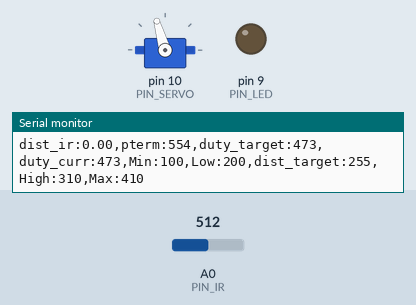
Bench run of a sketch on a simulated Arduino Uno, built with avr-gcc and run on an emulated ATmega328P. Shown: servo, output pins drawn as LEDs (lit = HIGH), the last lines printed to the serial monitor. The test bench sets the inputs (shaded band); at power-on: A0 (PIN_IR) = 512.

Above: at 1.2 s.
1.3 s: A0 (PIN_IR) set to 400
At 2.4 s:
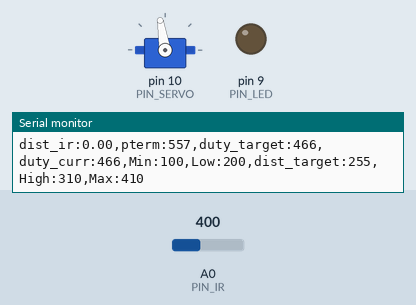
2.9 s: A0 (PIN_IR) set to 511
At 3.1 s:
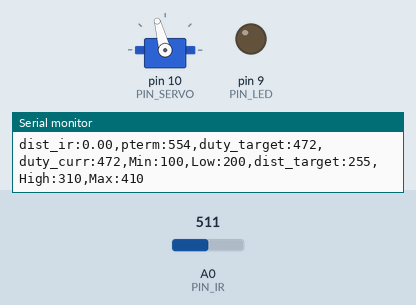
Timing chart, 0 to 5.9 s (numbered marks = the images above; inputs shaded):
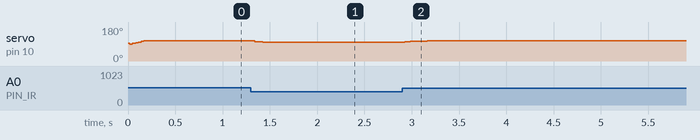

Measured:
- after the input at 1.3 s, servo on pin 10 (PIN_SERVO): 106° → 100° at once, → 99° 0.15 s later
- after the input at 2.9 s, servo on pin 10 (PIN_SERVO): 99° → 105° at once, → 106° 0.24 s later

The sketch:

P_control.ino
```cpp
#include <Servo.h>

// Arduino pin assignment
#define PIN_LED 9
#define PIN_SERVO 10
#define PIN_IR A0

#define DELAY_MICROS  1500 // 필터에 넣을 샘플값을 측정하는 딜레이(고정값!)

// sequence calibration
#define SEQ_SIZE 7

// Framework setting
#define _DIST_TARGET 255
#define _DIST_MIN 100
#define _DIST_MAX 410

// Distance sensor
#define _DIST_ALPHA 0.35  //[3099] EMA 필터링을 위한 alpha 값

// Servo range
#define _DUTY_MIN 1640     //최저 서보 위치
#define _DUTY_NEU 1500     //중립 서보 위치
#define _DUTY_MAX 1380     //최대 서보 위치

// Servo speed control
#define _SERVO_ANGLE 30.0
#define _SERVO_SPEED 800.0

// Event periods
#define _INTERVAL_DIST 30
#define _INTERVAL_SERVO 20
#define _INTERVAL_SERIAL 100

// PID parameters
#define _KP 0.05

//dist 100, 400mm 일때 값, 각자 a,b로 수정
#define a 69
#define b 260

// sensor values
float x[SEQ_SIZE] = {100.0, 150.0, 227.0, 280.0, 303.0, 323.0, 340.0};

// real values
float y[SEQ_SIZE] = {100.0, 150.0, 200.0, 250.0, 300.0, 350.0, 400.0};

//////////////////////
// global variables //
//////////////////////

// Servo instance
Servo myservo;

// Distance sensor
float dist_target; // location to send the ball
float dist_raw, dist_ema; //측정된 값과 ema 필터를 적용한 값

// Event periods
unsigned long last_sampling_time_dist, last_sampling_time_servo, last_sampling_time_serial;  //[3104] 각 event의 진행 시간 저장 변수
bool event_dist, event_servo, event_serial;  // 각 event의 시간체크를 위한 변수 (ex_20초 주기 >> 0초(True,시작), 10초(False), 20초(True))

// Servo speed control
int duty_chg_per_interval; // 주기 당 서보 duty값 변화량
int duty_target, duty_curr; // 목표 위치와 현재 위치

// PID variables
float error_curr, error_prev, control, pterm, dterm, iterm;

//error_curr: 현재 측정값과 목표값의 차이
//error_prev: 직전에 구한 차이로, P제어에서는 사용하지 않을 것임
//control: PID제어의 결과로 얻은 제어값
//pterm: Proportional term, 현재 상태의 error값으로부터 얻은 Proportional gain을 저장하는 변수

float ema_dist=0;            // EMA 필터에 사용할 변수
float filtered_dist;       // 최종 측정된 거리값을 넣을 변수. loop()안에 filtered_dist = filtered_ir_distance(); 형태로 사용하면 됨.
float samples_num = 3;

void setup() {
  // initialize GPIO pins for LED and attach servo
  myservo.attach(PIN_SERVO); // attach servo
  pinMode(PIN_LED,OUTPUT); // initialize GPIO pins

  // initialize global variables

  // move servo to neutral position
  myservo.writeMicroseconds(_DUTY_NEU);
  duty_curr = _DUTY_NEU;

  // initialize serial port
  Serial.begin(57600);

  // convert angle speed into duty change per interval.
    duty_chg_per_interval = (_DUTY_MIN - _DUTY_MAX) * (_SERVO_SPEED / 180.0 ) * (_INTERVAL_SERVO / 1000.0);
}


void loop() {
  /////////////////////
  // Event generator //
  /////////////////////
  unsigned long time_curr = millis();

  if(time_curr >= last_sampling_time_dist + _INTERVAL_DIST){
      last_sampling_time_dist += _INTERVAL_DIST;
      event_dist = true;
  }

  if(time_curr >= last_sampling_time_servo + _INTERVAL_SERVO){
      last_sampling_time_servo += _INTERVAL_SERVO;
      event_servo = true;
  }

  if(time_curr >= last_sampling_time_serial + _INTERVAL_SERIAL ){
      last_sampling_time_serial += _INTERVAL_SERIAL;
      event_serial = true;
  }

  ////////////////////
  // Event handlers //
  ////////////////////

  if(event_dist) {
    event_dist = false;
    dist_ema = filtered_ir_distance(); // get a distance reading from the distance sensor

    // PID control logic
    error_curr = dist_ema - _DIST_TARGET;
    pterm = error_curr;

    iterm = 0;
    dterm = 0;
    control = - _KP * pterm + iterm + dterm;

    // duty_target = f(duty_neutral, control)

    duty_target = _DUTY_NEU + control * ((control>0)?(_DUTY_MIN - _DUTY_NEU):(_DUTY_NEU - _DUTY_MAX))  * _SERVO_ANGLE / 180;

    // keep duty_target value within the range of [_DUTY_MIN, _DUTY_MAX]
    if(duty_target > _DUTY_MIN){
      duty_target = _DUTY_MIN;
    }
    else if(duty_target < _DUTY_MAX){
      duty_target = _DUTY_MAX;
    }
  }

  if(event_servo) {
    event_servo = false;
    // adjust duty_curr toward duty_target by duty_chg_per_interval

    if(duty_target > duty_curr) {
      duty_curr += duty_chg_per_interval;
      if(duty_curr > duty_target) duty_curr = duty_target;
    } else {
      duty_curr -= duty_chg_per_interval;
      if(duty_curr < duty_target) duty_curr = duty_target;
    }
    // update servo position
    myservo.writeMicroseconds(duty_curr);
  }


  if(event_serial) {
    event_serial = false;
    Serial.print("dist_ir:");
    Serial.print(dist_raw);
    Serial.print(",pterm:");
    Serial.print(map(pterm,-1000,1000,510,610));
    Serial.print(",duty_target:");
    Serial.print(map(duty_target,1000,2000,410,510));
    Serial.print(",duty_curr:");
    Serial.print(map(duty_curr,1000,2000,410,510));
    Serial.println(",Min:100,Low:200,dist_target:255,High:310,Max:410");

  }
}
//dist_cali
float ir_distance(void){ // return value unit: mm
  float value;
  float volt = float(analogRead(PIN_IR));
  value = ((6762.0/(volt-9.0))-4.0) * 10.0;
  return 300.0 / (b - a) * (value - a) + 100;
}

float under_noise_filter(void){ // 아래로 떨어지는 형태의 스파이크를 제거해주는 필터
  int currReading;
  int largestReading = 0;
  for (int i = 0; i < samples_num; i++) {
    currReading = ir_distance();
    if (currReading > largestReading) { largestReading = currReading; }
    // Delay a short time before taking another reading
    delayMicroseconds(DELAY_MICROS);
  }
  return largestReading;
}
float filtered_ir_distance(void){ // 아래로 떨어지는 형태의 스파이크를 제거 후, 위로 치솟는 스파이크를 제거하고 EMA필터를 적용함.
  // under_noise_filter를 통과한 값을 upper_nosie_filter에 넣어 최종 값이 나옴.
  int currReading;
  int lowestReading = 1024;
  for (int i = 0; i < samples_num; i++) {
    currReading = under_noise_filter();
    if (currReading < lowestReading) { lowestReading = currReading; }
  }
  ema_dist = _DIST_ALPHA * lowestReading + (1-_DIST_ALPHA)*ema_dist;
  return ema_dist;
}

//구간별 센서값 보정 코드 구현
float ir_distance_sequence(void){
  float value, real_value;
  float volt = float(analogRead(PIN_IR));
  value = ((6762.0/(volt-9.0))-4.0) * 10.0;

  int s = 0, e = SEQ_SIZE - 1, m;
  // binary search
  while(s <= e){
    m = (s + e) / 2;
    if(value < x[m]){
      e = m - 1;
    }
    else if(value > x[m+1]){
      s = m + 1;
    }
    else{
      break;
    }
  }
  // out of sequence range: set value to neutral position
  // 센서 전원 Off 시, 오차값 발생으로 구간에서 벗어났을 시 등
  if(s > e){
    if(value > 2000.0 || value < -2000.0) real_value = _DIST_TARGET;
    else if(s == 0) real_value = _DIST_MIN;
    else real_value = _DIST_MAX;
  }

  // calculate real values
  real_value = (y[m+1] - y[m]) / (x[m+1] - x[m] ) * (value - x[m]) + y[m];
  return real_value;
}
```
